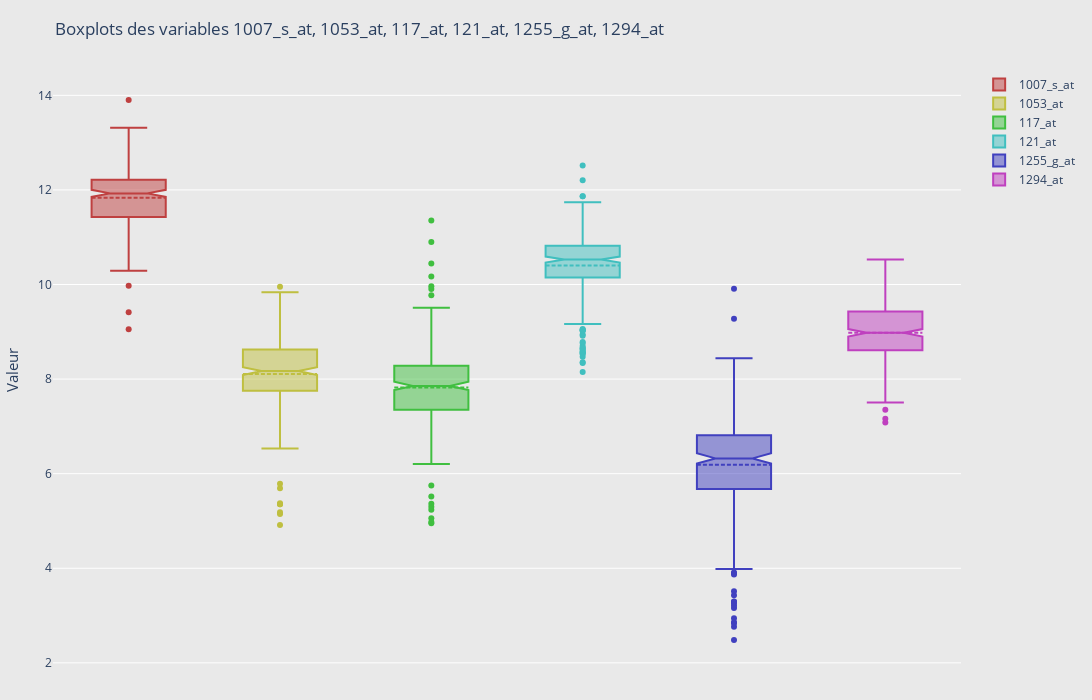

Notebook code cell kept with this figure:
### Markdown cell above
On constate qu'il n'y a pas de valeurs aberrantes dans les données car on a gardé toujours le même nombre de lignes.

### Code cell
# Exemple de boxplots avec ces variables du df1
df1 = data_gene_sans_catego[['1007_s_at', '1053_at', '117_at', '121_at', '1255_g_at', '1294_at']]

# Nombre de boxs
N = 6

# Couleurs en arc-en-ciel pour les boxs
c = ['hsl('+str(h)+',50%'+',50%)' for h in np.linspace(0, 360, N+1)]
couleurs=[c[i] for i in range(int(N))]

# Noms des variables
names=df1.columns

# Création de la figure
fig = go.Figure()
for i in range(6):
    fig.add_traces(go.Box(y=df1[names[i]], name=names[i], marker_color=couleurs[i],boxmean=True,notched=True,boxpoints='outliers'))

# Paramètres de sortie
fig.update_layout(  xaxis=dict(showgrid=False, zeroline=False, showticklabels=False),
                    yaxis=dict(title_text="Valeur", titlefont=dict(size=15), gridcolor='white'),
                    paper_bgcolor='rgb(233,233,233)',plot_bgcolor='rgb(233,233,233)',
                    title_text="Boxplots des variables 1007_s_at, 1053_at, 117_at, 121_at, 1255_g_at, 1294_at ", margin=dict(l=50, r=20, t=70, b=30), height=700,width=1400,)
fig.show()

### Figure 1 — Plotly figure (JSON) as saved in the notebook; plotly's stock layout.template omitted (floating-point values rounded to 4 significant figures; data arrays with more than 128 entries replaced by an {"elided": "..."} marker saying what was removed)
{"data": [{"boxmean": true, "boxpoints": "outliers", "marker": {"color": "hsl(0.0,50%,50%)"}, "name": "1007_s_at", "notched": true, "type": "box", "y": {"elided": "268 float values"}}, {"boxmean": true, "boxpoints": "outliers", "marker": {"color": "hsl(60.0,50%,50%)"}, "name": "1053_at", "notched": true, "type": "box", "y": {"elided": "268 float values"}}, {"boxmean": true, "boxpoints": "outliers", "marker": {"color": "hsl(120.0,50%,50%)"}, "name": "117_at", "notched": true, "type": "box", "y": {"elided": "268 float values"}}, {"boxmean": true, "boxpoints": "outliers", "marker": {"color": "hsl(180.0,50%,50%)"}, "name": "121_at", "notched": true, "type": "box", "y": {"elided": "268 float values"}}, {"boxmean": true, "boxpoints": "outliers", "marker": {"color": "hsl(240.0,50%,50%)"}, "name": "1255_g_at", "notched": true, "type": "box", "y": {"elided": "268 float values"}}, {"boxmean": true, "boxpoints": "outliers", "marker": {"color": "hsl(300.0,50%,50%)"}, "name": "1294_at", "notched": true, "type": "box", "y": {"elided": "268 float values"}}], "layout": {"height": 700, "margin": {"b": 30, "l": 50, "r": 20, "t": 70}, "paper_bgcolor": "rgb(233,233,233)", "plot_bgcolor": "rgb(233,233,233)", "title": {"text": "Boxplots des variables 1007_s_at, 1053_at, 117_at, 121_at, 1255_g_at, 1294_at "}, "width": 1400, "xaxis": {"showgrid": false, "showticklabels": false, "zeroline": false}, "yaxis": {"gridcolor": "white", "title": {"font": {"size": 15}, "text": "Valeur"}}}}
